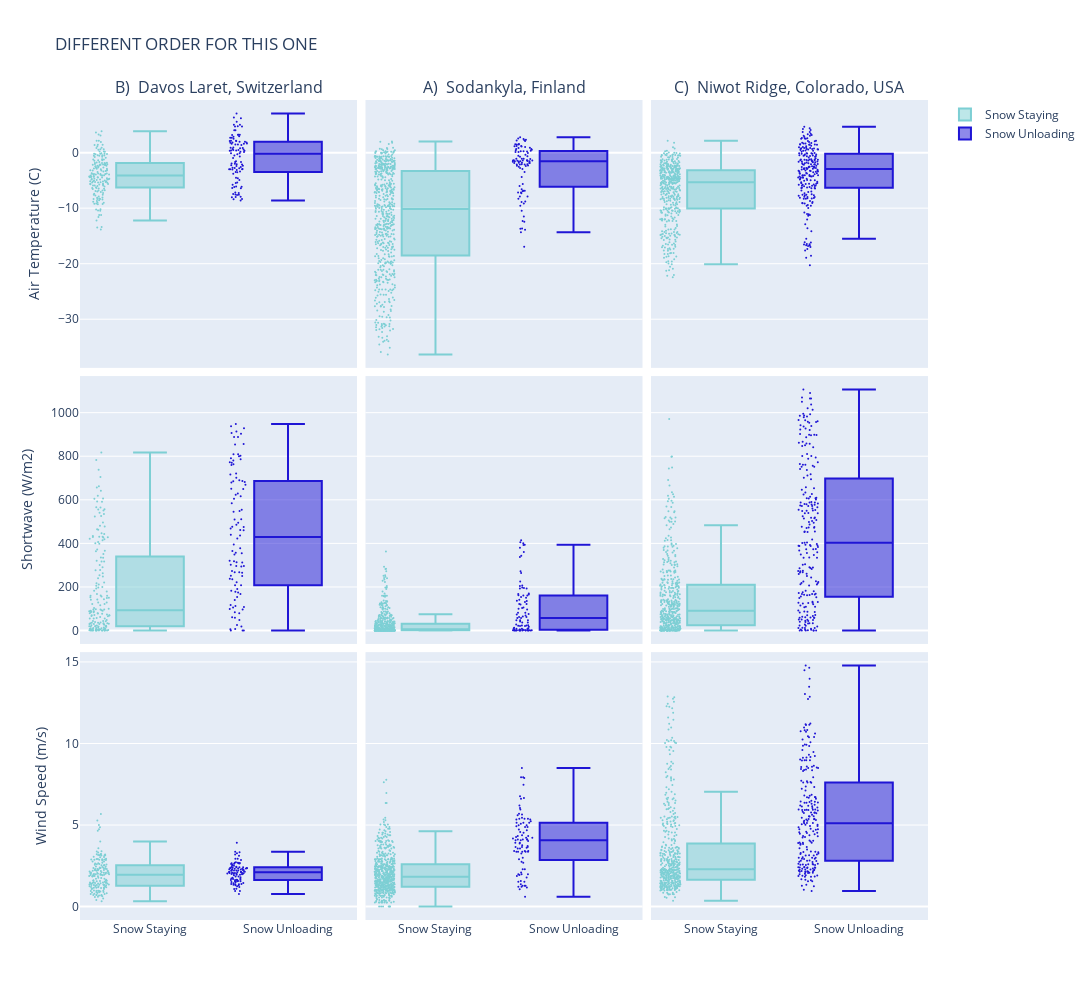

Notebook cell for this chart:
### Code cell
marker=2
fig = go.Figure()

# Laret  
trace1 = go.Box(y=opn_df_snowstay.temp,           name=namesnow,       marker_color=colorsnow,       marker_size=marker,boxpoints='all')
trace2 = go.Box(y=opn_df_snowunload.temp,         name=namesnowunload, marker_color=colorsnowunload, marker_size=marker, boxpoints='all')

trace3 = go.Box(y=opn_df_snowstay.shortwave,      name=namesnow,       showlegend=False, marker_color=colorsnow,       marker_size=marker, boxpoints='all')
trace4 = go.Box(y=opn_df_snowunload.shortwave,    name=namesnowunload, showlegend=False, marker_color=colorsnowunload, marker_size=marker, boxpoints='all')

trace5 = go.Box(y=opn_df_snowstay.windspeed,      name=namesnow,       showlegend=False, marker_color=colorsnow,       marker_size=marker, boxpoints='all')
trace6 = go.Box(y=opn_df_snowunload.windspeed,    name=namesnowunload, showlegend=False, marker_color=colorsnowunload, marker_size=marker, boxpoints='all')

# Sodankyla
trace7 = go.Box(y=sod_df_snowstay.temp,           name=namesnow,       showlegend=False, marker_color=colorsnow,       marker_size=marker,boxpoints='all')
trace8 = go.Box(y=sod_df_snowunload.temp,         name=namesnowunload, showlegend=False, marker_color=colorsnowunload, marker_size=marker, boxpoints='all')

trace9 = go.Box(y=sod_df_snowstay.shortwave,      name=namesnow,       showlegend=False, marker_color=colorsnow,       marker_size=marker, boxpoints='all')
trace10 = go.Box(y=sod_df_snowunload.shortwave,   name=namesnowunload, showlegend=False, marker_color=colorsnowunload, marker_size=marker, boxpoints='all')

trace11 = go.Box(y=sod_df_snowstay.windspeed,     name=namesnow,       showlegend=False, marker_color=colorsnow,       marker_size=marker, boxpoints='all')
trace12 = go.Box(y=sod_df_snowunload.windspeed,   name=namesnowunload, showlegend=False, marker_color=colorsnowunload, marker_size=marker, boxpoints='all')

# Niwot
trace13 = go.Box(y=niwot_df_snowstay.temp,        name=namesnow,       showlegend=False, marker_color=colorsnow,       marker_size=marker,boxpoints='all')
trace14 = go.Box(y=niwot_df_snowunload.temp,      name=namesnowunload, showlegend=False, marker_color=colorsnowunload, marker_size=marker, boxpoints='all')

trace15 = go.Box(y=niwot_df_snowstay.shortwave,   name=namesnow,       showlegend=False, marker_color=colorsnow,       marker_size=marker, boxpoints='all')
trace16 = go.Box(y=niwot_df_snowunload.shortwave, name=namesnowunload, showlegend=False, marker_color=colorsnowunload, marker_size=marker, boxpoints='all')

trace17 = go.Box(y=niwot_df_snowstay.windspeed,   name=namesnow,       showlegend=False, marker_color=colorsnow,       marker_size=marker, boxpoints='all')
trace18 = go.Box(y=niwot_df_snowunload.windspeed, name=namesnowunload, showlegend=False, marker_color=colorsnowunload, marker_size=marker, boxpoints='all')

# # Mount Hopper 
# trace19 = go.Box(y=hop_df_snowstay.temp,          name=namesnow,       showlegend=False, marker_color=colorsnow,       marker_size=marker,boxpoints='all')
# trace20 = go.Box(y=hop_df_snowunload.temp,        name=namesnowunload, showlegend=False, marker_color=colorsnowunload, marker_size=marker, boxpoints='all')

# trace21 = go.Box(y=hop_df_snowstay.shortwave,     name=namesnow,       showlegend=False, marker_color=colorsnow,       marker_size=marker, boxpoints='all')
# trace22 = go.Box(y=hop_df_snowunload.shortwave,   name=namesnowunload, showlegend=False, marker_color=colorsnowunload, marker_size=marker, boxpoints='all')

# trace23 = go.Box(y=hop_df_snowstay.windspeed,     name=namesnow,       showlegend=False, marker_color=colorsnow,       marker_size=marker, boxpoints='all')
# trace24 = go.Box(y=hop_df_snowunload.windspeed,   name=namesnowunload, showlegend=False, marker_color=colorsnowunload, marker_size=marker, boxpoints='all')


fig = make_subplots(rows=3, cols=3, vertical_spacing=0.01, horizontal_spacing=0.01, shared_xaxes=True, shared_yaxes=True,
                                        subplot_titles=(namelaret, namesodankyla, nameniwot))

# Laret
fig.append_trace(trace1,  row = 1, col = 1)
fig.append_trace(trace2,  row = 1, col = 1)
fig.append_trace(trace3,  row = 2, col = 1)
fig.append_trace(trace4,  row = 2, col = 1)
fig.append_trace(trace5,  row = 3, col = 1)
fig.append_trace(trace6,  row = 3, col = 1)

# Sodankyla 
fig.append_trace(trace7,  row = 1, col = 2)
fig.append_trace(trace8,  row = 1, col = 2)
fig.append_trace(trace9,  row = 2, col = 2)
fig.append_trace(trace10, row = 2, col = 2)
fig.append_trace(trace11, row = 3, col = 2)
fig.append_trace(trace12, row = 3, col = 2)

# Niwot 
fig.append_trace(trace13, row = 1, col = 3)
fig.append_trace(trace14, row = 1, col = 3)
fig.append_trace(trace15, row = 2, col = 3)
fig.append_trace(trace16, row = 2, col = 3)
fig.append_trace(trace17, row = 3, col = 3)
fig.append_trace(trace18, row = 3, col = 3)

# # Mount Hopper 
# fig.append_trace(trace19, row = 1, col = 4)
# fig.append_trace(trace20, row = 1, col = 4)
# fig.append_trace(trace21, row = 2, col = 4)
# fig.append_trace(trace22, row = 2, col = 4)
# fig.append_trace(trace23, row = 3, col = 4)
# fig.append_trace(trace24, row = 3, col = 4)

fig.update_layout(title='DIFFERENT ORDER FOR THIS ONE', width=1200, height=1000) 

fig.update_yaxes(title_text=nametemp, row=1, col=1)
fig.update_yaxes(title_text=nameSW,   row=2, col=1)
fig.update_yaxes(title_text=namewind, row=3, col=1)


fig.show()

### Figure 1 — Plotly figure (JSON) as saved in the notebook; plotly's stock layout.template omitted (floating-point values rounded to 4 significant figures; data arrays with more than 128 entries replaced by an {"elided": "..."} marker saying what was removed)
{"data": [{"boxpoints": "all", "marker": {"color": "#7dcfd4", "size": 2}, "name": "Snow Staying", "type": "box", "xaxis": "x", "y": {"elided": "177 float values"}, "yaxis": "y"}, {"boxpoints": "all", "marker": {"color": "#1F15D5", "size": 2}, "name": "Snow Unloading", "type": "box", "xaxis": "x", "y": [-8.377, -7.641, -8.342, -8.622, -3.012, 2.491, 3.21, 2.954, 1.783, 2.69, 4.016, 4.713, 5.575, 1.966, 1.969, 3.237, 1.371, -0.3, 2.154, 2.158, 2.847, -3.128, -2.418, -2.711, -3.39, -3.056, -3.469, -3.007, -2.357, -2.29, -4.607, -3.807, -2.776, -2.585, -1.702, -2.139, -2.943, -2.994, -2.805, 0.1746, 0.9012, 2.09, 2.668, 3.182, 5.045, 6.18, 7.069, -6.142, -6.117, -6.205, -5.465, -8.013, -7.522, -7.264, -7.464, -6.412, -5.397, -5.798, -6.357, -7.163, -7.573, -8.01, -7.941, -1.545, -0.9442, 0.3353, 0.1267, 0.9148, 1.813, 2.113, 1.834, -0.6969, 1.45, 5.02, 6.308, -1.694, -1.963, -1.981, -2.07, -3.511, -4.537, -4.915, 0.3196, -0.1292, 0.4636, 1.627, -0.5076, 0.3868, 1.587, 3.204, 0.8547, 0.4711, 0.4011, 0.5517, 0.7697, 1.475, 1.618, 0.6533, -0.1125, 4.049, 4.768, 4.718], "yaxis": "y"}, {"boxpoints": "all", "marker": {"color": "#7dcfd4", "size": 2}, "name": "Snow Staying", "showlegend": false, "type": "box", "xaxis": "x4", "y": {"elided": "177 float values"}, "yaxis": "y4"}, {"boxpoints": "all", "marker": {"color": "#1F15D5", "size": 2}, "name": "Snow Unloading", "showlegend": false, "type": "box", "xaxis": "x4", "y": [604.7, 554.4, 468.0, 356.8, 548.1, 509.3, 355.2, 221.7, 117.6, 207.5, 272.8, 267.4, 294.4, 348.9, 650.6, 685.5, 720.7, 494.2, 436.0, 759.3, 786.0, 365.1, 511.1, 312.5, 191.2, 913.7, 701.8, 799.3, 715.6, 544.7, 106.0, 174.9, 265.3, 302.5, 476.8, 485.8, 295.7, 237.3, 207.4, 629.0, 772.7, 801.9, 769.7, 682.1, 686.3, 780.6, 808.8, 320.9, 317.6, 313.5, 295.9, 61.51, 79.91, 96.76, 83.82, 113.0, 167.3, 108.1, 48.51, 18.12, 5.934, 0.03905, 0, 690.2, 791.1, 888.1, 887.7, 855.9, 763.3, 623.2, 439.7, 182.7, 395.3, 616.9, 649.6, 928.8, 679.9, 668.7, 377.4, 98.48, 24.93, 0.6245, 937.0, 474.9, 809.5, 906.5, 461.6, 422.6, 583.9, 460.2, 251.0, 267.9, 178.1, 140.3, 250.0, 235.5, 153.4, 58.72, 6.898, 854.3, 902.8, 948.2], "yaxis": "y4"}, {"boxpoints": "all", "marker": {"color": "#7dcfd4", "size": 2}, "name": "Snow Staying", "showlegend": false, "type": "box", "xaxis": "x7", "y": {"elided": "177 float values"}, "yaxis": "y7"}, {"boxpoints": "all", "marker": {"color": "#1F15D5", "size": 2}, "name": "Snow Unloading", "showlegend": false, "type": "box", "xaxis": "x7", "y": [2.646, 2.669, 3.365, 2.695, 1.548, 1.389, 1.202, 1.304, 2.138, 2.134, 1.486, 1.514, 1.089, 1.629, 0.9588, 1.626, 2.498, 1.98, 2.319, 2.51, 2.343, 3.123, 2.194, 2.242, 2.41, 2.66, 2.693, 2.287, 2.443, 2.113, 2.274, 1.96, 2.434, 2.936, 2.651, 3.338, 3.265, 3.199, 2.242, 1.248, 2.209, 2.219, 2.608, 2.346, 1.695, 2.35, 2.094, 2.018, 2.143, 2.37, 1.448, 1.841, 1.947, 2.281, 1.798, 2.369, 2.112, 2.297, 1.654, 1.727, 1.763, 2.069, 0.7651, 1.076, 1.307, 1.374, 2.066, 2.314, 2.017, 2.42, 2.043, 1.576, 3.916, 2.064, 2.338, 2.937, 2.853, 2.717, 2.409, 2.045, 2.212, 1.849, 2.181, 2.034, 2.56, 2.622, 1.624, 2.002, 2.01, 1.56, 2.375, 2.112, 1.381, 1.337, 1.928, 1.364, 0.964, 1.564, 1.542, 1.648, 1.427, 1.719], "yaxis": "y7"}, {"boxpoints": "all", "marker": {"color": "#7dcfd4", "size": 2}, "name": "Snow Staying", "showlegend": false, "type": "box", "xaxis": "x2", "y": {"elided": "583 float values"}, "yaxis": "y2"}, {"boxpoints": "all", "marker": {"color": "#1F15D5", "size": 2}, "name": "Snow Unloading", "showlegend": false, "type": "box", "xaxis": "x2", "y": [0.2, -0.4, -1.15, 2.25, 2.55, -1.45, -1.55, -1.65, -1.85, -2.1, -6.85, -2.35, -2.1, -1.85, -1.4, -1.1, -1.35, -6.85, -6.95, -7.2, -12.45, -7.9, -7.3, -6.6, -6, -5.65, -12.3, -11.5, -14.35, -13.9, -13.7, -13.65, -8.9, -16.95, -4.4, -3.5, -2.75, -2.15, -1.85, -1.55, -2.95, -10.45, -9.55, -9.15, -8.8, -8.3, -7.9, -7.2, 0.1, 0.1, 0.45, 1, 1.15, 0.85, 1.45, 2.3, 2.2, 0.25, 0.5, 0.65, 0.65, -0.05, -2.3, -2.15, -1.6, -1.35, -1.1, -0.75, -0.65, -0.55, -2.55, -1.8, -1.4, -1.4, -1.5, -1.8, -2.15, -2.4, -1.55, -1.4, 0.25, 1.2, 2.1, 2.75, 2.45, 1.5, 1.45, -1.1, 0.35, 1.2, 0.9, 1.1, 1.55], "yaxis": "y2"}, {"boxpoints": "all", "marker": {"color": "#7dcfd4", "size": 2}, "name": "Snow Staying", "showlegend": false, "type": "box", "xaxis": "x5", "y": {"elided": "583 float values"}, "yaxis": "y5"}, {"boxpoints": "all", "marker": {"color": "#1F15D5", "size": 2}, "name": "Snow Unloading", "showlegend": false, "type": "box", "xaxis": "x5", "y": [195.7, 122.0, 46.7, 150.1, 73.6, 1.8, 2.4, 1.1, 0, 0, 1.1, 0, 0.85, 1.75, 1.25, 0, 0, 2.6, 3.15, 0, 0, 2.4, 2.35, 1.05, 0, 0, 3.45, 9.1, 8.75, 22.05, 27.95, 23.3, 17, 7.95, 47.8, 62.6, 62.25, 37.2, 12.45, 1.55, 20.5, 23.9, 47.8, 57.95, 41.1, 21.3, 10.3, 4.35, 8.65, 57.75, 81.65, 96.2, 106.2, 135.8, 68.7, 99.65, 103.8, 160.6, 160.8, 162.4, 130.8, 75.35, 36.95, 82.05, 165.4, 272.2, 360, 392.4, 337.5, 193.3, 204.1, 206.7, 193.2, 141.8, 119.5, 64.05, 23.05, 5.2, 167.8, 122.2, 405, 414.6, 393.8, 343.8, 263.9, 170.4, 224.8, 0.7, 400.3, 380.2, 153.8, 136.7, 197.3], "yaxis": "y5"}, {"boxpoints": "all", "marker": {"color": "#7dcfd4", "size": 2}, "name": "Snow Staying", "showlegend": false, "type": "box", "xaxis": "x8", "y": {"elided": "583 float values"}, "yaxis": "y8"}, {"boxpoints": "all", "marker": {"color": "#1F15D5", "size": 2}, "name": "Snow Unloading", "showlegend": false, "type": "box", "xaxis": "x8", "y": [2.288, 1.983, 2.085, 4.678, 4.932, 1.22, 1.068, 1.17, 1.271, 1.271, 1.526, 6.204, 5.695, 5.238, 4.322, 4.068, 4.373, 4.322, 4.221, 3.865, 5.136, 7.475, 7.882, 7.933, 7.933, 8.492, 4.017, 3.356, 2.746, 3.0, 3.661, 3.356, 2.288, 3.559, 1.78, 1.881, 1.576, 1.22, 1.373, 1.983, 2.695, 4.221, 4.271, 4.119, 4.729, 5.136, 5.39, 5.441, 6.611, 5.949, 5.39, 5.39, 5.339, 4.119, 5.085, 6.051, 5.644, 1.932, 1.983, 1.526, 1.271, 0.6102, 2.898, 3.407, 3.661, 3.915, 4.17, 3.763, 3.407, 3.356, 4.983, 4.882, 4.882, 4.983, 4.526, 4.068, 3.915, 3.559, 3.356, 3.356, 3.407, 3.661, 4.119, 3.712, 3.61, 4.119, 4.577, 3.254, 5.339, 6.763, 5.593, 5.136, 6.661], "yaxis": "y8"}, {"boxpoints": "all", "marker": {"color": "#7dcfd4", "size": 2}, "name": "Snow Staying", "showlegend": false, "type": "box", "xaxis": "x3", "y": {"elided": "467 float values"}, "yaxis": "y3"}, {"boxpoints": "all", "marker": {"color": "#1F15D5", "size": 2}, "name": "Snow Unloading", "showlegend": false, "type": "box", "xaxis": "x3", "y": {"elided": "228 float values"}, "yaxis": "y3"}, {"boxpoints": "all", "marker": {"color": "#7dcfd4", "size": 2}, "name": "Snow Staying", "showlegend": false, "type": "box", "xaxis": "x6", "y": {"elided": "467 float values"}, "yaxis": "y6"}, {"boxpoints": "all", "marker": {"color": "#1F15D5", "size": 2}, "name": "Snow Unloading", "showlegend": false, "type": "box", "xaxis": "x6", "y": {"elided": "228 float values"}, "yaxis": "y6"}, {"boxpoints": "all", "marker": {"color": "#7dcfd4", "size": 2}, "name": "Snow Staying", "showlegend": false, "type": "box", "xaxis": "x9", "y": {"elided": "467 float values"}, "yaxis": "y9"}, {"boxpoints": "all", "marker": {"color": "#1F15D5", "size": 2}, "name": "Snow Unloading", "showlegend": false, "type": "box", "xaxis": "x9", "y": {"elided": "228 float values"}, "yaxis": "y9"}], "layout": {"annotations": [{"font": {"size": 16}, "showarrow": false, "text": "B)  Davos Laret, Switzerland", "x": 0.1633, "xanchor": "center", "xref": "paper", "y": 1, "yanchor": "bottom", "yref": "paper"}, {"font": {"size": 16}, "showarrow": false, "text": "A)  Sodankyla, Finland", "x": 0.5, "xanchor": "center", "xref": "paper", "y": 1, "yanchor": "bottom", "yref": "paper"}, {"font": {"size": 16}, "showarrow": false, "text": "C)  Niwot Ridge, Colorado, USA", "x": 0.8367, "xanchor": "center", "xref": "paper", "y": 1, "yanchor": "bottom", "yref": "paper"}], "height": 1000, "title": {"text": "DIFFERENT ORDER FOR THIS ONE"}, "width": 1200, "xaxis": {"anchor": "y", "domain": [0, 0.3267], "matches": "x7", "showticklabels": false}, "xaxis2": {"anchor": "y2", "domain": [0.3367, 0.6633], "matches": "x8", "showticklabels": false}, "xaxis3": {"anchor": "y3", "domain": [0.6733, 1], "matches": "x9", "showticklabels": false}, "xaxis4": {"anchor": "y4", "domain": [0, 0.3267], "matches": "x7", "showticklabels": false}, "xaxis5": {"anchor": "y5", "domain": [0.3367, 0.6633], "matches": "x8", "showticklabels": false}, "xaxis6": {"anchor": "y6", "domain": [0.6733, 1], "matches": "x9", "showticklabels": false}, "xaxis7": {"anchor": "y7", "domain": [0, 0.3267]}, "xaxis8": {"anchor": "y8", "domain": [0.3367, 0.6633]}, "xaxis9": {"anchor": "y9", "domain": [0.6733, 1]}, "yaxis": {"anchor": "x", "domain": [0.6733, 1], "title": {"text": "Air Temperature (C)"}}, "yaxis2": {"anchor": "x2", "domain": [0.6733, 1], "matches": "y", "showticklabels": false}, "yaxis3": {"anchor": "x3", "domain": [0.6733, 1], "matches": "y", "showticklabels": false}, "yaxis4": {"anchor": "x4", "domain": [0.3367, 0.6633], "title": {"text": "Shortwave (W/m2)"}}, "yaxis5": {"anchor": "x5", "domain": [0.3367, 0.6633], "matches": "y4", "showticklabels": false}, "yaxis6": {"anchor": "x6", "domain": [0.3367, 0.6633], "matches": "y4", "showticklabels": false}, "yaxis7": {"anchor": "x7", "domain": [0, 0.3267], "title": {"text": "Wind Speed (m/s)"}}, "yaxis8": {"anchor": "x8", "domain": [0, 0.3267], "matches": "y7", "showticklabels": false}, "yaxis9": {"anchor": "x9", "domain": [0, 0.3267], "matches": "y7", "showticklabels": false}}}
